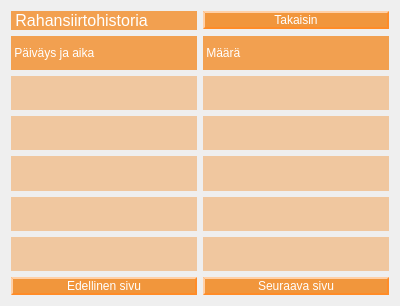
<?xml version="1.0" encoding="UTF-8"?>
<ui version="4.0">
 <class>Dialog</class>
 <widget class="QDialog" name="Dialog">
  <property name="geometry">
   <rect>
    <x>0</x>
    <y>0</y>
    <width>400</width>
    <height>306</height>
   </rect>
  </property>
  <property name="windowTitle">
   <string>Dialog</string>
  </property>
  <layout class="QGridLayout" name="gridLayout_2">
   <item row="0" column="0" rowspan="2" colspan="2">
    <layout class="QGridLayout" name="gridLayout">
     <item row="6" column="1">
      <widget class="QLabel" name="maara5">
       <property name="styleSheet">
        <string notr="true">background-color:rgba(242, 140, 40,0.4);
color:black</string>
       </property>
       <property name="text">
        <string/>
       </property>
       <property name="alignment">
        <set>Qt::AlignCenter</set>
       </property>
      </widget>
     </item>
     <item row="4" column="1">
      <widget class="QLabel" name="maara3">
       <property name="styleSheet">
        <string notr="true">background-color:rgba(242, 140, 40,0.4);
color:black</string>
       </property>
       <property name="text">
        <string/>
       </property>
       <property name="alignment">
        <set>Qt::AlignCenter</set>
       </property>
      </widget>
     </item>
     <item row="6" column="0">
      <widget class="QLabel" name="aika5">
       <property name="styleSheet">
        <string notr="true">background-color:rgba(242, 140, 40,0.4);
color:black</string>
       </property>
       <property name="text">
        <string/>
       </property>
       <property name="alignment">
        <set>Qt::AlignCenter</set>
       </property>
      </widget>
     </item>
     <item row="2" column="1">
      <widget class="QLabel" name="maara1">
       <property name="styleSheet">
        <string notr="true">background-color:rgba(242, 140, 40,0.4);
color:black</string>
       </property>
       <property name="text">
        <string/>
       </property>
       <property name="alignment">
        <set>Qt::AlignCenter</set>
       </property>
      </widget>
     </item>
     <item row="7" column="1">
      <widget class="QPushButton" name="seuraava">
       <property name="styleSheet">
        <string notr="true">QPushButton{
background-color:rgba(242, 140, 40,0.9); color: rgba(0, 0, 0, 0.8); border-style: outset;  border-width: 2px; border-color: rgba(255, 140, 40,1); 
color: white;
}
QPushButton#seuraava:hover {
    background-color: rgba(230, 120, 40,0.9);
color: black;
}</string>
       </property>
       <property name="text">
        <string>Seuraava sivu</string>
       </property>
      </widget>
     </item>
     <item row="5" column="1">
      <widget class="QLabel" name="maara4">
       <property name="styleSheet">
        <string notr="true">background-color:rgba(242, 140, 40,0.4);
color:black</string>
       </property>
       <property name="text">
        <string/>
       </property>
       <property name="alignment">
        <set>Qt::AlignCenter</set>
       </property>
      </widget>
     </item>
     <item row="3" column="1">
      <widget class="QLabel" name="maara2">
       <property name="styleSheet">
        <string notr="true">background-color:rgba(242, 140, 40,0.4);
color:black</string>
       </property>
       <property name="text">
        <string/>
       </property>
       <property name="alignment">
        <set>Qt::AlignCenter</set>
       </property>
      </widget>
     </item>
     <item row="2" column="0">
      <widget class="QLabel" name="aika1">
       <property name="styleSheet">
        <string notr="true">background-color:rgba(242, 140, 40,0.4);
color:black</string>
       </property>
       <property name="text">
        <string/>
       </property>
       <property name="alignment">
        <set>Qt::AlignCenter</set>
       </property>
      </widget>
     </item>
     <item row="3" column="0">
      <widget class="QLabel" name="aika2">
       <property name="styleSheet">
        <string notr="true">background-color:rgba(242, 140, 40,0.4);
color:black</string>
       </property>
       <property name="text">
        <string/>
       </property>
       <property name="alignment">
        <set>Qt::AlignCenter</set>
       </property>
      </widget>
     </item>
     <item row="5" column="0">
      <widget class="QLabel" name="aika4">
       <property name="styleSheet">
        <string notr="true">background-color:rgba(242, 140, 40,0.4);
color:black</string>
       </property>
       <property name="text">
        <string/>
       </property>
       <property name="alignment">
        <set>Qt::AlignCenter</set>
       </property>
      </widget>
     </item>
     <item row="0" column="0">
      <widget class="QLabel" name="label">
       <property name="font">
        <font>
         <pointsize>12</pointsize>
        </font>
       </property>
       <property name="styleSheet">
        <string notr="true">background-color:rgba(242, 140, 40,0.8);
color:white</string>
       </property>
       <property name="text">
        <string> Rahansiirtohistoria</string>
       </property>
      </widget>
     </item>
     <item row="7" column="0">
      <widget class="QPushButton" name="edellinen">
       <property name="styleSheet">
        <string notr="true">QPushButton{
background-color:rgba(242, 140, 40,0.9); color: rgba(0, 0, 0, 0.8); border-style: outset;  border-width: 2px; border-color: rgba(255, 140, 40,1); 
color: white;
}
QPushButton#edellinen:hover {
    background-color: rgba(230, 120, 40,0.9);
color: black;
}</string>
       </property>
       <property name="text">
        <string>Edellinen sivu</string>
       </property>
      </widget>
     </item>
     <item row="0" column="1">
      <widget class="QPushButton" name="takaisin">
       <property name="styleSheet">
        <string notr="true">QPushButton{
background-color:rgba(242, 140, 40,0.9); color: rgba(0, 0, 0, 0.8); border-style: outset;  border-width: 2px; border-color: rgba(255, 140, 40,1); 
color: white;
}
QPushButton#takaisin:hover {
    background-color: rgba(230, 120, 40,0.9);
color: black;
}</string>
       </property>
       <property name="text">
        <string>Takaisin</string>
       </property>
      </widget>
     </item>
     <item row="4" column="0">
      <widget class="QLabel" name="aika3">
       <property name="styleSheet">
        <string notr="true">background-color:rgba(242, 140, 40,0.4);
color:black</string>
       </property>
       <property name="text">
        <string/>
       </property>
       <property name="alignment">
        <set>Qt::AlignCenter</set>
       </property>
      </widget>
     </item>
     <item row="1" column="0">
      <widget class="QLabel" name="label_4">
       <property name="styleSheet">
        <string notr="true">background-color:rgba(242, 140, 40,0.8);
color:white</string>
       </property>
       <property name="text">
        <string> Päiväys ja aika</string>
       </property>
      </widget>
     </item>
     <item row="1" column="1">
      <widget class="QLabel" name="label_5">
       <property name="styleSheet">
        <string notr="true">background-color:rgba(242, 140, 40,0.8);
color:white</string>
       </property>
       <property name="text">
        <string> Määrä</string>
       </property>
      </widget>
     </item>
    </layout>
   </item>
  </layout>
 </widget>
 <resources/>
 <connections/>
</ui>
